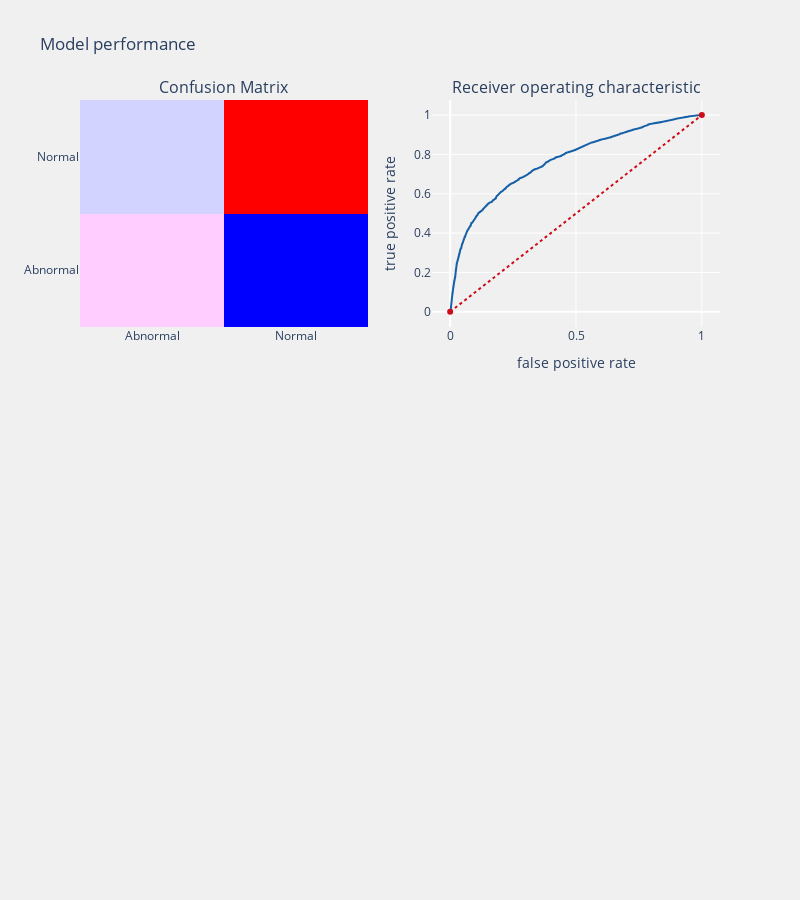

Notebook source saved alongside this figure:
### Code cell
knn_rfe = KNeighborsClassifier(algorithm='auto', leaf_size=30, metric='minkowski',
           metric_params=None, n_jobs=1, n_neighbors=11, p=2,
           weights='uniform')
logit_rfe  = LogisticRegression(C=1.0, class_weight=None, dual=False, fit_intercept=True,
          intercept_scaling=1, max_iter=100, multi_class='ovr', n_jobs=1,
          penalty='l2', random_state=None, solver='liblinear', tol=0.0001,
          verbose=0, warm_start=False)
child_behavior_prediction_alg(logit_rfe,train_rf_X,test_rf_X,train_rf_Y,test_rf_Y,
                         threshold_plot = True)

### Figure 1 — Plotly figure (JSON) as saved in the notebook; plotly's stock layout.template omitted (floating-point values rounded to 4 significant figures; data arrays with more than 128 entries replaced by an {"elided": "..."} marker saying what was removed)
{"data": [{"colorscale": [[0, "rgb(0,0,255)"], [0.1, "rgb(51,153,255)"], [0.2, "rgb(102,204,255)"], [0.3, "rgb(153,204,255)"], [0.4, "rgb(204,204,255)"], [0.5, "rgb(255,255,255)"], [0.6, "rgb(255,204,255)"], [0.7, "rgb(255,153,255)"], [0.8, "rgb(255,102,204)"], [0.9, "rgb(255,102,102)"], [1, "rgb(255,0,0)"]], "name": "matrix", "showscale": false, "type": "heatmap", "x": ["Abnormal", "Normal"], "xaxis": "x", "y": ["Abnormal", "Normal"], "yaxis": "y", "z": [[1786, 562], [1409, 2609]]}, {"line": {"color": "rgb(22, 96, 167)", "width": 2}, "name": "Roc : 0.7049876916736694", "type": "scatter", "x": {"elided": "2401 float values"}, "xaxis": "x2", "y": {"elided": "2401 float values"}, "yaxis": "y2"}, {"line": {"color": "rgb(205, 12, 24)", "dash": "dot", "width": 2}, "type": "scatter", "x": [0, 1], "xaxis": "x2", "y": [0, 1], "yaxis": "y2"}], "layout": {"annotations": [{"font": {"size": 16}, "showarrow": false, "text": "Confusion Matrix", "x": 0.225, "xanchor": "center", "xref": "paper", "y": 1, "yanchor": "bottom", "yref": "paper"}, {"font": {"size": 16}, "showarrow": false, "text": "Receiver operating characteristic", "x": 0.775, "xanchor": "center", "xref": "paper", "y": 1, "yanchor": "bottom", "yref": "paper"}], "autosize": false, "height": 900, "margin": {"b": 195}, "paper_bgcolor": "rgba(240,240,240, 0.95)", "plot_bgcolor": "rgba(240,240,240, 0.95)", "showlegend": false, "title": {"text": "Model performance"}, "width": 800, "xaxis": {"anchor": "y", "domain": [0, 0.45]}, "xaxis2": {"anchor": "y2", "domain": [0.55, 1], "title": {"text": "false positive rate"}}, "xaxis3": {"anchor": "y3", "domain": [0, 1], "showgrid": true, "tickangle": 90, "tickfont": {"size": 10}}, "yaxis": {"anchor": "x", "domain": [0.625, 1]}, "yaxis2": {"anchor": "x2", "domain": [0.625, 1], "title": {"text": "true positive rate"}}, "yaxis3": {"anchor": "x3", "domain": [0, 0.375]}}}
